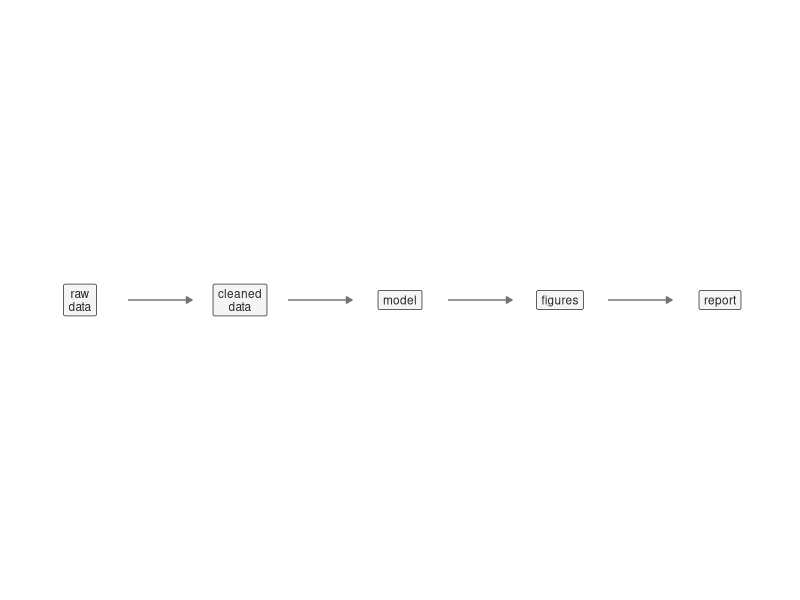

R code for this plot:
## ---- chunk 1
#| label: fig-pipeline-dag
#| fig-cap: 'The analysis of the orientation as a directed acyclic graph. Each node is a step that produces an output; each arrow records that the step it points to consumes what the previous step produced. A change to the raw data invalidates every node downstream of it (all four to its right); a change to the plotting code invalidates only the figures and the report. A pipeline tool reads this graph to rebuild exactly the stale nodes and skip the rest.'
#| echo: true
#| fig-width: 7
#| fig-height: 2.2

library(tibble)
library(ggplot2)

nodes <- tibble(
  step = c('raw\ndata', 'cleaned\ndata', 'model',
           'figures', 'report'),
  x = 1:5,
  y = 0
)

edges <- tibble(
  x = 1:4,
  xend = 2:5,
  y = 0,
  yend = 0
)

ggplot() +
  geom_segment(
    data = edges,
    aes(x = x + 0.30, xend = xend - 0.30,
        y = y, yend = yend),
    arrow = grid::arrow(length = grid::unit(0.16, 'cm'),
                        type = 'closed'),
    linewidth = 0.5, colour = 'grey45'
  ) +
  geom_label(
    data = nodes,
    aes(x = x, y = y, label = step),
    size = 3, lineheight = 0.9,
    label.padding = grid::unit(0.35, 'lines'),
    label.r = grid::unit(0.12, 'lines'),
    fill = 'grey96', colour = 'grey15'
  ) +
  coord_cartesian(xlim = c(0.5, 5.5),
                  ylim = c(-1, 1), expand = FALSE) +
  theme_void()
